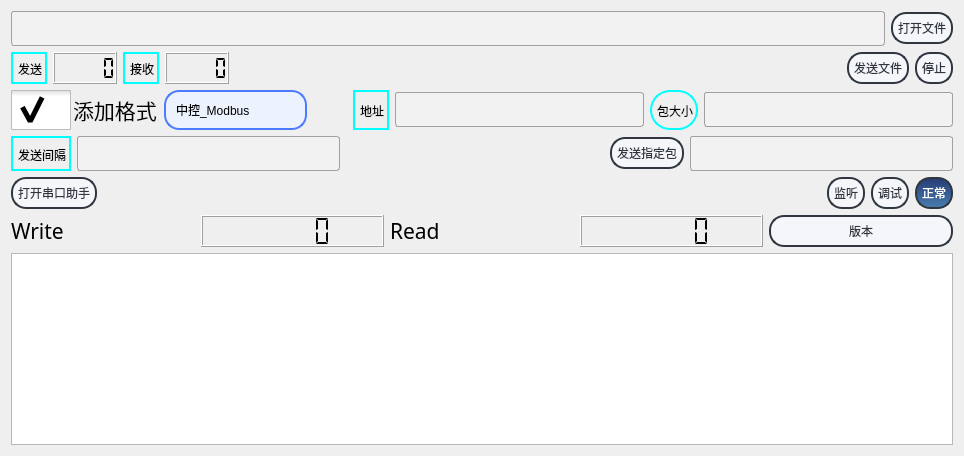
      <widget class="QWidget" name="layoutWidget">
       <layout class="QVBoxLayout" name="verticalLayout_2" stretch="0,0,0,1,1,1,0">
        <property name="spacing">
         <number>6</number>
        </property>
        <item>
         <layout class="QHBoxLayout" name="horizontalLayout_6">
          <item>
           <widget class="QLineEdit" name="filePathLineEdit">
            <property name="styleSheet">
             <string notr="true">QLineEdit {
	border: 1px solid #A0A0A0; /* 边框宽度为1px，颜色为#A0A0A0 */
	border-radius: 3px; /* 边框圆角 */
	padding-left: 5px; /* 文本距离左边界有5px */
	background-color: #F2F2F2; /* 背景颜色 */
	color: #A0A0A0; /* 文本颜色 */
	selection-background-color: #A0A0A0; /* 选中文本的背景颜色 */
	selection-color: #F2F2F2; /* 选中文本的颜色 */
	font-family: &quot;Microsoft YaHei&quot;; /* 文本字体族 */
	font-size: 20pt; /* 文本字体大小 */
}

QLineEdit:hover { /* 鼠标悬浮在QLineEdit时的状态 */
	border: 1px solid #298DFF;
	border-radius: 3px;
	background-color: #F2F2F2;
        color: #298DFF;
        selection-background-color: #298DFF;
	selection-color: #F2F2F2;
}

QLineEdit[echoMode=&quot;2&quot;] { /* QLineEdit有输入掩码时的状态 */
	lineedit-password-character: 9679;
	lineedit-password-mask-delay: 2000;
}

QLineEdit:disabled { /* QLineEdit在禁用时的状态 */
	border: 1px solid #CDCDCD;
	background-color: #CDCDCD;
	color: #B4B4B4;
}

QLineEdit:read-only { /* QLineEdit在只读时的状态 */
	background-color: #CDCDCD;
	color: #F2F2F2;
}
</string>
            </property>
           </widget>
          </item>
          <item>
           <widget class="QPushButton" name="openFileButton">
            <property name="styleSheet">
             <string notr="true">/**正常情况下样式**/
QPushButton{
	font: 18pt &quot;微软雅黑&quot;;
    color: #2f3640;
    background-color: #f5f6fa;
    border-color: #2f3640;
    border-radius: 15px;
    border-style: solid;
    border-width: 2px;
    padding: 5px;
}

/**鼠标停留在按钮上的样式**/
QPushButton::hover{	
    color: #FFFFFF;
    background-color: #718093;
    border-color: #2f3640;
}

/**鼠标按压下去的样式**/
QPushButton::pressed,QPushButton::checked{
    color: #FFFFFF;
    background-color: qlineargradient(spread:pad, x1:0, y1:0, x2:0, y2:1, stop:0 #273c75, stop:1 #487eb0);
}

/**按钮失能情况下样式**/
QPushButton::disabled{
    color: #FFFFFF;
    background-color: #dcdde1;
    border-color: #dcdde1;
}
</string>
            </property>
            <property name="text">
             <string>打开文件</string>
            </property>
           </widget>
          </item>
         </layout>
        </item>
        <item>
         <layout class="QHBoxLayout" name="horizontalLayout_4">
          <item>
           <widget class="QLabel" name="label_send_num">
            <property name="styleSheet">
             <string notr="true">QLabel {
    /*font-family: &quot;Microsoft YaHei&quot;;
    font-size: 18px;*/
    color: #000000;
    /*font-style: normal;
    font-weight: normal;*/
 
    border-style: solid;
    border-width: 2px;
    border-color: aqua;
    border-radius: 20px;
 
    padding-left: 2px;
    padding-top: 2px;
 
    /*background-color: rgb(237, 242, 255);/*背景颜色*/
    /*background-image: url(&quot;./image.png&quot;);*/
    /*background-repeat: no-repeat;*/
    background-position: left center;
}


QLabel:hover{
color: red;
border-color: green;
    background-color: aqua;
}

QLabel:disabled{
	color: blue;
	border-color: brown;
    background-color: aqua;
}
</string>
            </property>
            <property name="text">
             <string>发送</string>
            </property>
           </widget>
          </item>
          <item>
           <widget class="QLCDNumber" name="lcdNumber_send">
            <property name="segmentStyle">
             <enum>QLCDNumber::Flat</enum>
            </property>
           </widget>
          </item>
          <item>
           <widget class="QLabel" name="label_read_num">
            <property name="styleSheet">
             <string notr="true">QLabel {
    /*font-family: &quot;Microsoft YaHei&quot;;
    font-size: 18px;*/
    color: #000000;
    /*font-style: normal;
    font-weight: normal;*/
 
    border-style: solid;
    border-width: 2px;
    border-color: aqua;
    border-radius: 20px;
 
    padding-left: 2px;
    padding-top: 2px;
 
    /*background-color: rgb(237, 242, 255);/*背景颜色*/
    /*background-image: url(&quot;./image.png&quot;);*/
    /*background-repeat: no-repeat;*/
    background-position: left center;
}


QLabel:hover{
color: red;
border-color: green;
    background-color: aqua;
}

QLabel:disabled{
	color: blue;
	border-color: brown;
    background-color: aqua;
}
</string>
            </property>
            <property name="text">
             <string>接收</string>
            </property>
           </widget>
          </item>
          <item>
           <widget class="QLCDNumber" name="receivebyteLcdNumber">
            <property name="sizePolicy">
             <sizepolicy hsizetype="Minimum" vsizetype="Minimum">
              <horstretch>0</horstretch>
              <verstretch>0</verstretch>
             </sizepolicy>
            </property>
            <property name="font">
             <font>
              <family>宋体</family>
              <pointsize>16</pointsize>
             </font>
            </property>
            <property name="styleSheet">
             <string notr="true"/>
            </property>
            <property name="segmentStyle">
             <enum>QLCDNumber::Flat</enum>
            </property>
           </widget>
          </item>
          <item>
           <spacer name="horizontalSpacer_6">
            <property name="orientation">
             <enum>Qt::Horizontal</enum>
            </property>
            <property name="sizeHint" stdset="0">
             <size>
              <width>40</width>
              <height>20</height>
             </size>
            </property>
           </spacer>
          </item>
          <item>
           <widget class="QPushButton" name="pushButton">
            <property name="styleSheet">
             <string notr="true">/**正常情况下样式**/
QPushButton{
	font: 18pt &quot;微软雅黑&quot;;
    color: #2f3640;
    background-color: #f5f6fa;
    border-color: #2f3640;
    border-radius: 15px;
    border-style: solid;
    border-width: 2px;
    padding: 5px;
}

/**鼠标停留在按钮上的样式**/
QPushButton::hover{	
    color: #FFFFFF;
    background-color: #718093;
    border-color: #2f3640;
}

/**鼠标按压下去的样式**/
QPushButton::pressed,QPushButton::checked{
    color: #FFFFFF;
    background-color: qlineargradient(spread:pad, x1:0, y1:0, x2:0, y2:1, stop:0 #273c75, stop:1 #487eb0);
}

/**按钮失能情况下样式**/
QPushButton::disabled{
    color: #FFFFFF;
    background-color: #dcdde1;
    border-color: #dcdde1;
}
</string>
            </property>
            <property name="text">
             <string>发送文件</string>
            </property>
           </widget>
          </item>
          <item>
           <widget class="QPushButton" name="pushButton_Stop">
            <property name="styleSheet">
             <string notr="true">/**正常情况下样式**/
QPushButton{
	font: 18pt &quot;微软雅黑&quot;;
    color: #2f3640;
    background-color: #f5f6fa;
    border-color: #2f3640;
    border-radius: 15px;
    border-style: solid;
    border-width: 2px;
    padding: 5px;
}

/**鼠标停留在按钮上的样式**/
QPushButton::hover{	
    color: #FFFFFF;
    background-color: #718093;
    border-color: #2f3640;
}

/**鼠标按压下去的样式**/
QPushButton::pressed,QPushButton::checked{
    color: #FFFFFF;
    background-color: qlineargradient(spread:pad, x1:0, y1:0, x2:0, y2:1, stop:0 #273c75, stop:1 #487eb0);
}

/**按钮失能情况下样式**/
QPushButton::disabled{
    color: #FFFFFF;
    background-color: #dcdde1;
    border-color: #dcdde1;
}
</string>
            </property>
            <property name="text">
             <string>停止</string>
            </property>
           </widget>
          </item>
         </layout>
        </item>
        <item>
         <layout class="QHBoxLayout" name="horizontalLayout">
          <item>
           <widget class="QCheckBox" name="checkBox_add_format">
            <property name="sizePolicy">
             <sizepolicy hsizetype="Preferred" vsizetype="Preferred">
              <horstretch>0</horstretch>
              <verstretch>0</verstretch>
             </sizepolicy>
            </property>
            <property name="font">
             <font>
              <family>宋体</family>
              <pointsize>16</pointsize>
             </font>
            </property>
            <property name="mouseTracking">
             <bool>true</bool>
            </property>
            <property name="styleSheet">
             <string notr="true">QCheckBox{
    spacing: 2px;
    color: blace;
}
QCheckBox::indicator {
    width: 60px;
    height: 40px;
}
QCheckBox::indicator:unchecked {
    image: url(:/images/switch_off.png);
}
QCheckBox::indicator:unchecked:hover {
    image: url(:/images/switch_off.png);
}
QCheckBox::indicator:unchecked:pressed {
    image: url(:/images/switch_off.png);
}
QCheckBox::indicator:checked {
    image: url(:/images/switch_on.png);
}
QCheckBox::indicator:checked:hover {
    image: url(:/images/switch_on.png);
}
QCheckBox::indicator:checked:pressed {
    image: url(:/images/switch_on.png);
}
</string>
            </property>
            <property name="text">
             <string>添加格式</string>
            </property>
            <property name="iconSize">
             <size>
              <width>64</width>
              <height>64</height>
             </size>
            </property>
            <property name="checkable">
             <bool>true</bool>
            </property>
            <property name="checked">
             <bool>true</bool>
            </property>
           </widget>
          </item>
          <item>
           <widget class="QComboBox" name="comboBox_format_details">
            <property name="sizePolicy">
             <sizepolicy hsizetype="Preferred" vsizetype="Preferred">
              <horstretch>0</horstretch>
              <verstretch>0</verstretch>
             </sizepolicy>
            </property>
            <property name="styleSheet">
             <string notr="true">/*QCombobox主体*/
QComboBox {
    border: 2px solid #f3f3f3;/*设置线宽*/
	background-color: rgb(237, 242, 255);/*背景颜色*/
    border-radius: 15px;/*圆角*/
    padding: 1px 2px 1px 2px;  /*针对于组合框中的文本内容*/
	text-align:bottom;
    min-width: 9em;   /*# 组合框的最小宽度*/
    /*min-height: 5em;*/

	border-style:solid;/*边框为实线型*/
	border-width:2px;/*边框宽度*/
	border-color:rgb(77, 123, 255);/*边框颜色*/

	padding-left: 10px;/*左侧边距*/
}
/*QCombobox右侧按钮*/
QComboBox::drop-down {
    subcontrol-origin: padding;
    subcontrol-position: top right;/*放于右方顶部*/
    width: 50px;/*设置按钮范围宽度*/
 	/*border-radius: 15px;
    border-left-width: 1px;
    border-left-color: darkgray;
    border-left-style: solid;*/

    border-top-right-radius: 3px;/*设置边框圆角*/
    border-bottom-right-radius: 3px;
/*padding-right: 50px;*/
}
/*QCombobox右侧按钮的箭头图标*/
QComboBox::down-arrow {
	border-image: url(:/image/down_list.png);
	width: 10px;
	height: 7px;
}


/* 下拉后，整个下拉窗体样式 */
QComboBox QAbstractItemView {
    border: 2px solid #f3f3f3;/*边框宽度、线形、颜色*/
	background-color: rgba(237, 242, 255, 1);/*背景颜色*/
    border-radius: 15px;/*圆角*/
    padding: 1px 2px 1px 2px;  /*针对于组合框中的文本内容*/
    min-width: 9em;   /*# 组合框的最小宽度*/
}

/* 下拉后，整个下拉窗体每项的样式 */
QComboBox QAbstractItemView::item {
	border-radius: 15px;/*圆角*/
    height: 30px;   /* 项的高度（设置pComboBox-&gt;setView(new QListView());后，该项才起作用） */
	background-color: rgb(237, 242, 255);

}

/*以下部分不知为何不生效，有待调试*/
/* 下拉后，整个下拉窗体越过每项的样式 */
QComboBox QAbstractItemView::item:hover {
    color: #FFFFF0;
       /* 整个下拉窗体越过每项的背景色 */
	background-color: rgb(98, 0, 255);
}

/* 下拉后，整个下拉窗体被选择的每项的样式 */
QComboBox QAbstractItemView::item:selected {
    color: #FFFFF0;
	background-color: rgb(0, 85, 200);
}
</string>
            </property>
            <item>
             <property name="text">
              <string>中控_Modbus</string>
             </property>
            </item>
           </widget>
          </item>
          <item>
           <spacer name="horizontalSpacer_5">
            <property name="orientation">
             <enum>Qt::Horizontal</enum>
            </property>
            <property name="sizeHint" stdset="0">
             <size>
              <width>40</width>
              <height>20</height>
             </size>
            </property>
           </spacer>
          </item>
          <item>
           <widget class="QLabel" name="label_3">
            <property name="styleSheet">
             <string notr="true">QLabel {
    /*font-family: &quot;Microsoft YaHei&quot;;
    font-size: 18px;*/
    color: #000000;
    /*font-style: normal;
    font-weight: normal;*/
 
    border-style: solid;
    border-width: 2px;
    border-color: aqua;
    border-radius: 20px;
 
    padding-left: 2px;
    padding-top: 2px;
 
    /*background-color: rgb(237, 242, 255);/*背景颜色*/
    /*background-image: url(&quot;./image.png&quot;);*/
    /*background-repeat: no-repeat;*/
    background-position: left center;
}


QLabel:hover{
color: red;
border-color: green;
    background-color: aqua;
}

QLabel:disabled{
	color: blue;
	border-color: brown;
    background-color: aqua;
}
</string>
            </property>
            <property name="text">
             <string>地址</string>
            </property>
           </widget>
          </item>
          <item>
           <widget class="QLineEdit" name="lineEdit_addr_code">
            <property name="styleSheet">
             <string notr="true">QLineEdit {
	border: 1px solid #A0A0A0; /* 边框宽度为1px，颜色为#A0A0A0 */
	border-radius: 3px; /* 边框圆角 */
	padding-left: 5px; /* 文本距离左边界有5px */
	background-color: #F2F2F2; /* 背景颜色 */
	color: black; /* 文本颜色 */
	selection-background-color: #A0A0A0; /* 选中文本的背景颜色 */
	selection-color: #F2F2F2; /* 选中文本的颜色 */
	font-family: &quot;Microsoft YaHei&quot;; /* 文本字体族 */
	font-size: 20pt; /* 文本字体大小 */
}

QLineEdit:hover { /* 鼠标悬浮在QLineEdit时的状态 */
	border: 1px solid #298DFF;
	border-radius: 3px;
	background-color: #F2F2F2;
        color: #298DFF;
        selection-background-color: #298DFF;
	selection-color: #F2F2F2;
}

QLineEdit[echoMode=&quot;2&quot;] { /* QLineEdit有输入掩码时的状态 */
	lineedit-password-character: 9679;
	lineedit-password-mask-delay: 2000;
}

QLineEdit:disabled { /* QLineEdit在禁用时的状态 */
	border: 1px solid #CDCDCD;
	background-color: #CDCDCD;
	color: #B4B4B4;
}

QLineEdit:read-only { /* QLineEdit在只读时的状态 */
	background-color: #CDCDCD;
	color: #F2F2F2;
}
</string>
            </property>
           </widget>
          </item>
          <item>
           <widget class="QLabel" name="label_4">
            <property name="styleSheet">
             <string notr="true">QLabel {
    /*font-family: &quot;Microsoft YaHei&quot;;
    font-size: 18px;*/
    color: #000000;
    /*font-style: normal;
    font-weight: normal;*/
 
    border-style: solid;
    border-width: 2px;
    border-color: aqua;
    border-radius: 20px;
 
    padding-left: 2px;
    padding-top: 2px;
 
    /*background-color: rgb(237, 242, 255);/*背景颜色*/
    /*background-image: url(&quot;./image.png&quot;);*/
    /*background-repeat: no-repeat;*/
    background-position: left center;
}


QLabel:hover{
color: red;
border-color: green;
    background-color: aqua;
}

QLabel:disabled{
	color: blue;
	border-color: brown;
    background-color: aqua;
}
</string>
            </property>
            <property name="text">
             <string>包大小</string>
            </property>
           </widget>
          </item>
          <item>
           <widget class="QLineEdit" name="lineEdit_data_Max">
            <property name="styleSheet">
             <string notr="true">QLineEdit {
	border: 1px solid #A0A0A0; /* 边框宽度为1px，颜色为#A0A0A0 */
	border-radius: 3px; /* 边框圆角 */
	padding-left: 5px; /* 文本距离左边界有5px */
	background-color: #F2F2F2; /* 背景颜色 */
	color: black; /* 文本颜色 */
	selection-background-color: #A0A0A0; /* 选中文本的背景颜色 */
	selection-color: #F2F2F2; /* 选中文本的颜色 */
	font-family: &quot;Microsoft YaHei&quot;; /* 文本字体族 */
	font-size: 20pt; /* 文本字体大小 */
}

QLineEdit:hover { /* 鼠标悬浮在QLineEdit时的状态 */
	border: 1px solid #298DFF;
	border-radius: 3px;
	background-color: #F2F2F2;
        color: #298DFF;
        selection-background-color: #298DFF;
	selection-color: #F2F2F2;
}

QLineEdit[echoMode=&quot;2&quot;] { /* QLineEdit有输入掩码时的状态 */
	lineedit-password-character: 9679;
	lineedit-password-mask-delay: 2000;
}

QLineEdit:disabled { /* QLineEdit在禁用时的状态 */
	border: 1px solid #CDCDCD;
	background-color: #CDCDCD;
	color: #B4B4B4;
}

QLineEdit:read-only { /* QLineEdit在只读时的状态 */
	background-color: #CDCDCD;
	color: #F2F2F2;
}
</string>
            </property>
           </widget>
          </item>
         </layout>
        </item>
        <item>
         <layout class="QHBoxLayout" name="horizontalLayout_2">
          <item>
           <widget class="QLabel" name="label">
            <property name="styleSheet">
             <string notr="true">QLabel {
    /*font-family: &quot;Microsoft YaHei&quot;;
    font-size: 18px;*/
    color: #000000;
    /*font-style: normal;
    font-weight: normal;*/
 
    border-style: solid;
    border-width: 2px;
    border-color: aqua;
    border-radius: 20px;
 
    padding-left: 2px;
    padding-top: 2px;
 
    /*background-color: rgb(237, 242, 255);/*背景颜色*/
    /*background-image: url(&quot;./image.png&quot;);*/
    /*background-repeat: no-repeat;*/
    background-position: left center;
}


QLabel:hover{
color: red;
border-color: green;
    background-color: aqua;
}

QLabel:disabled{
	color: blue;
	border-color: black;
    background-color: aqua;
}
</string>
            </property>
            <property name="text">
             <string>发送间隔</string>
            </property>
           </widget>
          </item>
          <item>
           <widget class="QLineEdit" name="lineEdit_send_time">
            <property name="sizePolicy">
             <sizepolicy hsizetype="Expanding" vsizetype="Fixed">
              <horstretch>0</horstretch>
              <verstretch>0</verstretch>
             </sizepolicy>
            </property>
            <property name="styleSheet">
             <string notr="true">QLineEdit {
	border: 1px solid #A0A0A0; /* 边框宽度为1px，颜色为#A0A0A0 */
	border-radius: 3px; /* 边框圆角 */
	padding-left: 5px; /* 文本距离左边界有5px */
	background-color: #F2F2F2; /* 背景颜色 */
	color: black; /* 文本颜色 */
	selection-background-color: #A0A0A0; /* 选中文本的背景颜色 */
	selection-color: #F2F2F2; /* 选中文本的颜色 */
	font-family: &quot;Microsoft YaHei&quot;; /* 文本字体族 */
	font-size: 20pt; /* 文本字体大小 */
}

QLineEdit:hover { /* 鼠标悬浮在QLineEdit时的状态 */
	border: 1px solid #298DFF;
	border-radius: 3px;
	background-color: #F2F2F2;
        color: #298DFF;
        selection-background-color: #298DFF;
	selection-color: #F2F2F2;
}

QLineEdit[echoMode=&quot;2&quot;] { /* QLineEdit有输入掩码时的状态 */
	lineedit-password-character: 9679;
	lineedit-password-mask-delay: 2000;
}

QLineEdit:disabled { /* QLineEdit在禁用时的状态 */
	border: 1px solid #CDCDCD;
	background-color: #CDCDCD;
	color: #B4B4B4;
}

QLineEdit:read-only { /* QLineEdit在只读时的状态 */
	background-color: #CDCDCD;
	color: #F2F2F2;
}
</string>
            </property>
           </widget>
          </item>
          <item>
           <spacer name="horizontalSpacer_3">
            <property name="orientation">
             <enum>Qt::Horizontal</enum>
            </property>
            <property name="sizeHint" stdset="0">
             <size>
              <width>40</width>
              <height>20</height>
             </size>
            </property>
           </spacer>
          </item>
          <item>
           <widget class="QPushButton" name="pushButton_send_assign">
            <property name="styleSheet">
             <string notr="true">/**正常情况下样式**/
QPushButton{
	font: 18pt &quot;微软雅黑&quot;;
    color: #2f3640;
    background-color: #f5f6fa;
    border-color: #2f3640;
    border-radius: 15px;
    border-style: solid;
    border-width: 2px;
    padding: 5px;
}

/**鼠标停留在按钮上的样式**/
QPushButton::hover{	
    color: #FFFFFF;
    background-color: #718093;
    border-color: #2f3640;
}

/**鼠标按压下去的样式**/
QPushButton::pressed,QPushButton::checked{
    color: #FFFFFF;
    background-color: qlineargradient(spread:pad, x1:0, y1:0, x2:0, y2:1, stop:0 #273c75, stop:1 #487eb0);
}

/**按钮失能情况下样式**/
QPushButton::disabled{
    color: #FFFFFF;
    background-color: #dcdde1;
    border-color: #dcdde1;
}
</string>
            </property>
            <property name="text">
             <string>发送指定包</string>
            </property>
           </widget>
          </item>
          <item>
           <widget class="QLineEdit" name="lineEdit_send_assign">
            <property name="styleSheet">
             <string notr="true">QLineEdit {
	border: 1px solid #A0A0A0; /* 边框宽度为1px，颜色为#A0A0A0 */
	border-radius: 3px; /* 边框圆角 */
	padding-left: 5px; /* 文本距离左边界有5px */
	background-color: #F2F2F2; /* 背景颜色 */
	color: black; /* 文本颜色 */
	selection-background-color: #A0A0A0; /* 选中文本的背景颜色 */
	selection-color: #F2F2F2; /* 选中文本的颜色 */
	font-family: &quot;Microsoft YaHei&quot;; /* 文本字体族 */
	font-size: 20pt; /* 文本字体大小 */
}

QLineEdit:hover { /* 鼠标悬浮在QLineEdit时的状态 */
	border: 1px solid #298DFF;
	border-radius: 3px;
	background-color: #F2F2F2;
        color: #298DFF;
        selection-background-color: #298DFF;
	selection-color: #F2F2F2;
}

QLineEdit[echoMode=&quot;2&quot;] { /* QLineEdit有输入掩码时的状态 */
	lineedit-password-character: 9679;
	lineedit-password-mask-delay: 2000;
}

QLineEdit:disabled { /* QLineEdit在禁用时的状态 */
	border: 1px solid #CDCDCD;
	background-color: #CDCDCD;
	color: #B4B4B4;
}

QLineEdit:read-only { /* QLineEdit在只读时的状态 */
	background-color: #CDCDCD;
	color: #F2F2F2;
}
</string>
            </property>
           </widget>
          </item>
         </layout>
        </item>
        <item>
         <layout class="QHBoxLayout" name="horizontalLayout_3">
          <item>
           <widget class="QPushButton" name="pushButton_open_comtools">
            <property name="styleSheet">
             <string notr="true">/**正常情况下样式**/
QPushButton{
	font: 18pt &quot;微软雅黑&quot;;
    color: #2f3640;
    background-color: #f5f6fa;
    border-color: #2f3640;
    border-radius: 15px;
    border-style: solid;
    border-width: 2px;
    padding: 5px;
}

/**鼠标停留在按钮上的样式**/
QPushButton::hover{	
    color: #FFFFFF;
    background-color: #718093;
    border-color: #2f3640;
}

/**鼠标按压下去的样式**/
QPushButton::pressed,QPushButton::checked{
    color: #FFFFFF;
    background-color: qlineargradient(spread:pad, x1:0, y1:0, x2:0, y2:1, stop:0 #273c75, stop:1 #487eb0);
}

/**按钮失能情况下样式**/
QPushButton::disabled{
    color: #FFFFFF;
    background-color: #dcdde1;
    border-color: #dcdde1;
}
</string>
            </property>
            <property name="text">
             <string>打开串口助手</string>
            </property>
           </widget>
          </item>
          <item>
           <spacer name="horizontalSpacer_4">
            <property name="orientation">
             <enum>Qt::Horizontal</enum>
            </property>
            <property name="sizeHint" stdset="0">
             <size>
              <width>40</width>
              <height>20</height>
             </size>
            </property>
           </spacer>
          </item>
          <item>
           <widget class="QPushButton" name="pushButton_getin_ReadMode">
            <property name="styleSheet">
             <string notr="true">/**正常情况下样式**/
QPushButton{
	font: 18pt &quot;微软雅黑&quot;;
    color: #2f3640;
    background-color: #f5f6fa;
    border-color: #2f3640;
    border-radius: 15px;
    border-style: solid;
    border-width: 2px;
    padding: 5px;
}

/**鼠标停留在按钮上的样式**/
QPushButton::hover{	
    color: #FFFFFF;
    background-color: #718093;
    border-color: #2f3640;
}

/**鼠标按压下去的样式**/
QPushButton::pressed,QPushButton::checked{
    color: #FFFFFF;
    background-color: qlineargradient(spread:pad, x1:0, y1:0, x2:0, y2:1, stop:0 #273c75, stop:1 #487eb0);
}

/**按钮失能情况下样式**/
QPushButton::disabled{
    color: #FFFFFF;
    background-color: #dcdde1;
    border-color: #dcdde1;
}
</string>
            </property>
            <property name="text">
             <string>监听</string>
            </property>
            <property name="checkable">
             <bool>true</bool>
            </property>
            <property name="autoExclusive">
             <bool>true</bool>
            </property>
           </widget>
          </item>
          <item>
           <widget class="QPushButton" name="pushButton_getin_DebugMode">
            <property name="styleSheet">
             <string notr="true">/**正常情况下样式**/
QPushButton{
	font: 18pt &quot;微软雅黑&quot;;
    color: #2f3640;
    background-color: #f5f6fa;
    border-color: #2f3640;
    border-radius: 15px;
    border-style: solid;
    border-width: 2px;
    padding: 5px;
}

/**鼠标停留在按钮上的样式**/
QPushButton::hover{	
    color: #FFFFFF;
    background-color: #718093;
    border-color: #2f3640;
}

/**鼠标按压下去的样式**/
QPushButton::pressed,QPushButton::checked{
    color: #FFFFFF;
    background-color: qlineargradient(spread:pad, x1:0, y1:0, x2:0, y2:1, stop:0 #273c75, stop:1 #487eb0);
}

/**按钮失能情况下样式**/
QPushButton::disabled{
    color: #FFFFFF;
    background-color: #dcdde1;
    border-color: #dcdde1;
}
</string>
            </property>
            <property name="text">
             <string>调试</string>
            </property>
            <property name="checkable">
             <bool>true</bool>
            </property>
            <property name="autoExclusive">
             <bool>true</bool>
            </property>
           </widget>
          </item>
          <item>
           <widget class="QPushButton" name="pushButton_getout_Mode">
            <property name="styleSheet">
             <string notr="true">/**正常情况下样式**/
QPushButton{
	font: 18pt &quot;微软雅黑&quot;;
    color: #2f3640;
    background-color: #f5f6fa;
    border-color: #2f3640;
    border-radius: 15px;
    border-style: solid;
    border-width: 2px;
    padding: 5px;
}

/**鼠标停留在按钮上的样式**/
QPushButton::hover{	
    color: #FFFFFF;
    background-color: #718093;
    border-color: #2f3640;
}

/**鼠标按压下去的样式**/
QPushButton::pressed,QPushButton::checked{
    color: #FFFFFF;
    background-color: qlineargradient(spread:pad, x1:0, y1:0, x2:0, y2:1, stop:0 #273c75, stop:1 #487eb0);
}

/**按钮失能情况下样式**/
QPushButton::disabled{
    color: #FFFFFF;
    background-color: #dcdde1;
    border-color: #dcdde1;
}
</string>
            </property>
            <property name="text">
             <string>正常</string>
            </property>
            <property name="checkable">
             <bool>true</bool>
            </property>
            <property name="checked">
             <bool>true</bool>
            </property>
            <property name="autoExclusive">
             <bool>true</bool>
            </property>
           </widget>
          </item>
         </layout>
        </item>
        <item>
         <layout class="QHBoxLayout" name="horizontalLayout_5" stretch="0,0,0,0,0">
          <item>
           <widget class="QLabel" name="label_Write">
            <property name="font">
             <font>
              <family>宋体</family>
              <pointsize>16</pointsize>
             </font>
            </property>
            <property name="text">
             <string>Write</string>
            </property>
           </widget>
          </item>
          <item>
           <widget class="QLCDNumber" name="lcdNumber_Write">
            <property name="segmentStyle">
             <enum>QLCDNumber::Flat</enum>
            </property>
           </widget>
          </item>
          <item>
           <widget class="QLabel" name="label_Read">
            <property name="font">
             <font>
              <family>宋体</family>
              <pointsize>16</pointsize>
             </font>
            </property>
            <property name="text">
             <string>Read</string>
            </property>
           </widget>
          </item>
          <item>
           <widget class="QLCDNumber" name="lcdNumber_Read">
            <property name="segmentStyle">
             <enum>QLCDNumber::Flat</enum>
            </property>
           </widget>
          </item>
          <item>
           <widget class="QPushButton" name="pushButton_readversions">
            <property name="styleSheet">
             <string notr="true">/**正常情况下样式**/
QPushButton{
	font: 18pt &quot;微软雅黑&quot;;
    color: #2f3640;
    background-color: #f5f6fa;
    border-color: #2f3640;
    border-radius: 15px;
    border-style: solid;
    border-width: 2px;
    padding: 5px;
}

/**鼠标停留在按钮上的样式**/
QPushButton::hover{	
    color: #FFFFFF;
    background-color: #718093;
    border-color: #2f3640;
}

/**鼠标按压下去的样式**/
QPushButton::pressed,QPushButton::checked{
    color: #FFFFFF;
    background-color: qlineargradient(spread:pad, x1:0, y1:0, x2:0, y2:1, stop:0 #273c75, stop:1 #487eb0);
}

/**按钮失能情况下样式**/
QPushButton::disabled{
    color: #FFFFFF;
    background-color: #dcdde1;
    border-color: #dcdde1;
}
</string>
            </property>
            <property name="text">
             <string>版本</string>
            </property>
           </widget>
          </item>
         </layout>
        </item>
        <item>
         <widget class="QPlainTextEdit" name="fileViewPlainTextEdit"/>
        </item>
       </layout>
      </widget>
